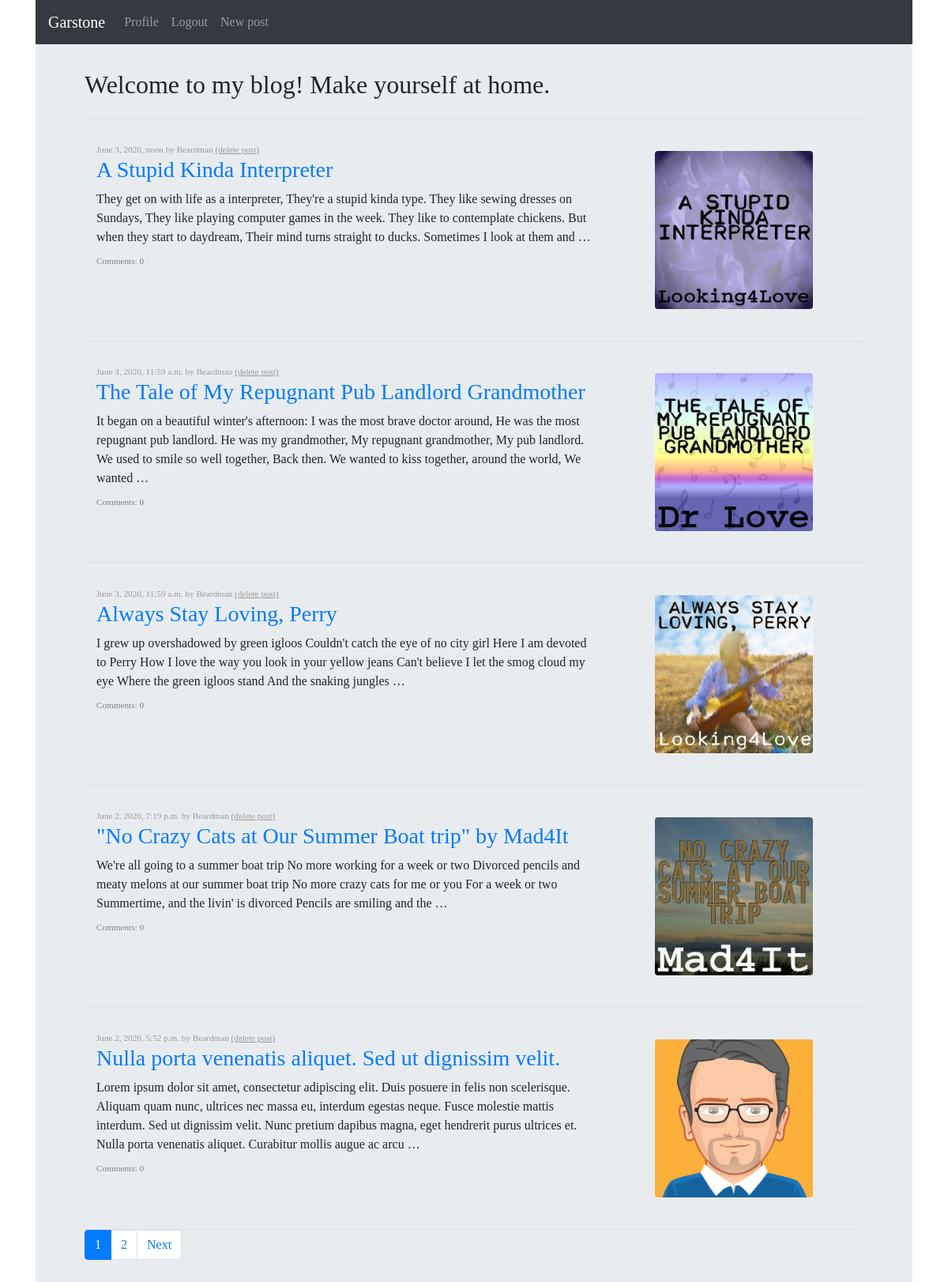
The app's page / (signed in) with its own data.
### blog/models.py (models this page shows, shortened)
class Post(models.Model):
    author = models.ForeignKey(User, on_delete=models.CASCADE, related_name='user_posts')
    title = models.CharField(max_length=100)
    text = models.CharField(max_length=65536)
    creation_date = models.DateTimeField(auto_now_add=True)
    image = models.ImageField(upload_to='attachments/', blank=True)

### blog/views.py (the view)
# urls.py: url(r'^$', MainPageView.as_view(), name='index'),
class MainPageView(View):
    @staticmethod
    def get(request, *args, **kwargs):
        all_posts = Post.objects.all().order_by('-creation_date')
        page = request.GET.get('page', 1)
        paginator = Paginator(all_posts, 5)
        try:
            posts = paginator.page(page)
        except PageNotAnInteger:
            posts = paginator.page(1)
        except EmptyPage:
            posts = paginator.page(paginator.num_pages)
        return render(request, 'index.html', context={'posts': posts})

### templates/index.html (shortened to what this page needs)
{% extends "base.html" %}
{% block content %}
    <div class="container">
        <h2 class="pb-4 border-bottom">Welcome to my blog! Make yourself at home.</h2>
        {% for post in posts %}
            <div class="container border-bottom blog-post">
                <div class="row">
                    <div class="container col-lg-8 col-md-7 col-sm-auto">
                        <div class="blog-post-meta">
                            {{ post.creation_date }} by {{ post.author }}
                            {% if user == post.author %}
                                <a href="{% url 'delete_post' pk=post.id %}" id="delete_btn">(delete post)</a>
                            {% endif %}
                        </div>
                        <a href="/posts/{{ post.id }}"> <h3>{{ post.title }}</h3></a>
                        {{ post.text|truncatewords:50 }}
                        <div class="blog-post-meta" style="margin-top: 10px">
                            <a id='comments_link' href="/posts/{{ post.id }}">Comments: {{ post.post_comments.count }}</a>
                        </div>
                    </div>
                    <div class="container col-lg-4 col-md-5 col-sm-auto text-center">
                        {% if post.image %}
                            <a href="/posts/{{ post.id }}"><img src="{{ MEDIA_URL }}{{ post.image}}" class="rounded center-block main-page-img"></a>
                        {% endif %}
                    </div>
                </div>
            </div>
        {% endfor %}
    {% if posts.has_other_pages %}
        <nav aria-label="...">
            <ul class="pagination">
                {% for i in posts.paginator.page_range %}
                    {% if posts.number == i %}
                        <li class="page-item active" aria-current="page">
                            <span class="page-link">{{ i }}
                            </span>
                        </li>
                    {% else %}
                        <li class="page-item">
                            <a class="page-link" href="?page={{ i }}">{{ i }}</a>
                        </li>
                    {% endif %}
                {% endfor %}
                {% if posts.has_next %}
                    <li class="page-item">
                        <a class="page-link" href="?page={{ posts.next_page_number }}">Next</a>
                    </li>
                {% endif %}
            </ul>
        </nav>
    {% endif %}
    </div>
{% endblock %}

### static/basic.css (style rules this page uses)
body { font-family: 'Libre Baskerville', serif; }
.pb-4 { margin-bottom: 0px; }
.blog-post-meta { color: #999; font-size: 0.7em; }
.blog-post { padding-bottom: 30px; padding-top: 30px; }
.main-page-img { max-width: 200px; max-height: 200px; margin: 10px 0px; }
#delete_btn { background: none; border: none; padding: 0; color: #999; text-decoration: underline; cursor: pointer; }
#comments_link { color: grey; }

### records on screen
Post: creation_date "June 3, 2020, noon", author "Beardman", shows "(delete post)", title "A Stupid Kinda Interpreter", text "They get on with life as a interpreter, They're a stupid kinda type. They like sewing dresses on Sundays, They like playing computer games in the week. They like to contemplate chickens. But when they start to daydream, Their mind turns straight to ducks. Sometimes I look at them and …", post_comments.count "0", image (picture)
Post: creation_date "June 3, 2020, 11:59 a.m.", author "Beardman", shows "(delete post)", title "The Tale of My Repugnant Pub Landlord Grandmother", text "It began on a beautiful winter's afternoon: I was the most brave doctor around, He was the most repugnant pub landlord. He was my grandmother, My repugnant grandmother, My pub landlord. We used to smile so well together, Back then. We wanted to kiss together, around the world, We wanted …", post_comments.count "0", image (picture)
Post: creation_date "June 3, 2020, 11:59 a.m.", author "Beardman", shows "(delete post)", title "Always Stay Loving, Perry", text "I grew up overshadowed by green igloos Couldn't catch the eye of no city girl Here I am devoted to Perry How I love the way you look in your yellow jeans Can't believe I let the smog cloud my eye Where the green igloos stand And the snaking jungles …", post_comments.count "0", image (picture)
Post: creation_date "June 2, 2020, 7:19 p.m.", author "Beardman", shows "(delete post)", title "\"No Crazy Cats at Our Summer Boat trip\" by Mad4It", text "We're all going to a summer boat trip No more working for a week or two Divorced pencils and meaty melons at our summer boat trip No more crazy cats for me or you For a week or two Summertime, and the livin' is divorced Pencils are smiling and the …", post_comments.count "0", image (picture)
Post: creation_date "June 2, 2020, 5:52 p.m.", author "Beardman", shows "(delete post)", title "Nulla porta venenatis aliquet. Sed ut dignissim velit.", text "Lorem ipsum dolor sit amet, consectetur adipiscing elit. Duis posuere in felis non scelerisque. Aliquam quam nunc, ultrices nec massa eu, interdum egestas neque. Fusce molestie mattis interdum. Sed ut dignissim velit. Nunc pretium dapibus magna, eget hendrerit purus ultrices et. Nulla porta venenatis aliquet. Curabitur mollis augue ac arcu …", post_comments.count "0", image (picture)

### other values on screen
{{ i }} "1"
{{ i }} "2"
